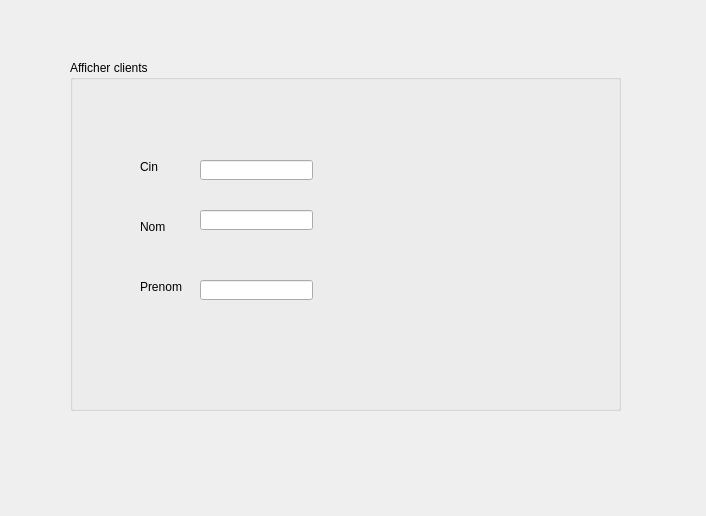
<?xml version="1.0" encoding="UTF-8"?>
<ui version="4.0">
 <class>Afficherclient</class>
 <widget class="QDialog" name="Afficherclient">
  <property name="geometry">
   <rect>
    <x>0</x>
    <y>0</y>
    <width>706</width>
    <height>516</height>
   </rect>
  </property>
  <property name="windowTitle">
   <string>Dialog</string>
  </property>
  <widget class="QGroupBox" name="groupBox">
   <property name="geometry">
    <rect>
     <x>70</x>
     <y>60</y>
     <width>551</width>
     <height>351</height>
    </rect>
   </property>
   <property name="title">
    <string>Afficher clients</string>
   </property>
   <widget class="QLabel" name="label">
    <property name="geometry">
     <rect>
      <x>70</x>
      <y>100</y>
      <width>47</width>
      <height>13</height>
     </rect>
    </property>
    <property name="text">
     <string>Cin</string>
    </property>
   </widget>
   <widget class="QLabel" name="label_2">
    <property name="geometry">
     <rect>
      <x>70</x>
      <y>160</y>
      <width>47</width>
      <height>13</height>
     </rect>
    </property>
    <property name="text">
     <string>Nom</string>
    </property>
   </widget>
   <widget class="QLabel" name="label_3">
    <property name="geometry">
     <rect>
      <x>70</x>
      <y>220</y>
      <width>47</width>
      <height>13</height>
     </rect>
    </property>
    <property name="text">
     <string>Prenom</string>
    </property>
   </widget>
   <widget class="QLineEdit" name="lineEditCinD">
    <property name="geometry">
     <rect>
      <x>130</x>
      <y>100</y>
      <width>113</width>
      <height>20</height>
     </rect>
    </property>
    <property name="readOnly">
     <bool>true</bool>
    </property>
   </widget>
   <widget class="QLineEdit" name="lineEditNomD">
    <property name="geometry">
     <rect>
      <x>130</x>
      <y>150</y>
      <width>113</width>
      <height>20</height>
     </rect>
    </property>
    <property name="readOnly">
     <bool>true</bool>
    </property>
   </widget>
   <widget class="QLineEdit" name="lineEditPrenomD">
    <property name="geometry">
     <rect>
      <x>130</x>
      <y>220</y>
      <width>113</width>
      <height>20</height>
     </rect>
    </property>
    <property name="readOnly">
     <bool>true</bool>
    </property>
    <property name="placeholderText">
     <string/>
    </property>
   </widget>
  </widget>
 </widget>
 <resources/>
 <connections/>
</ui>
